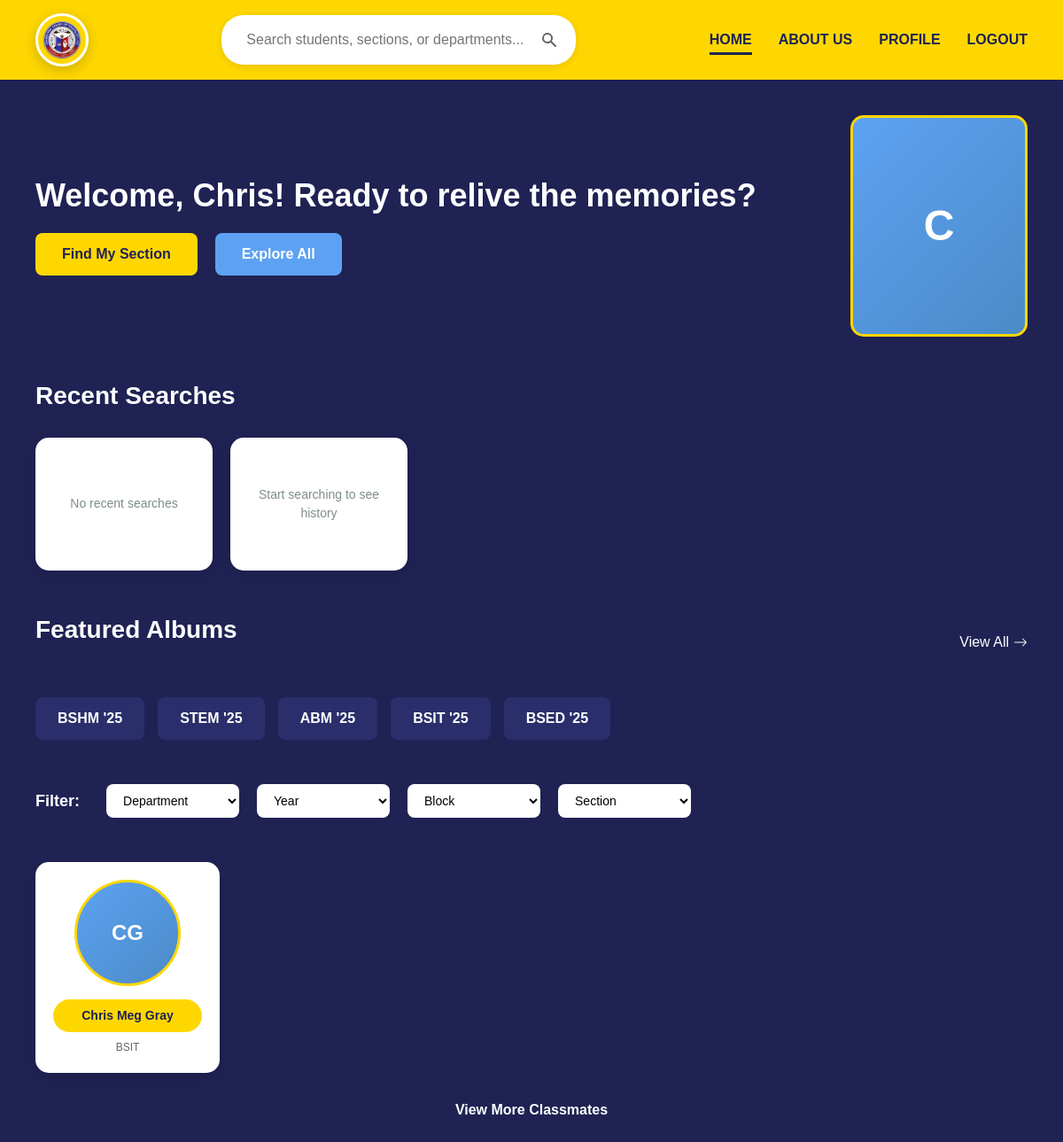
The app's page /student-dashboard/ (signed in), older data.
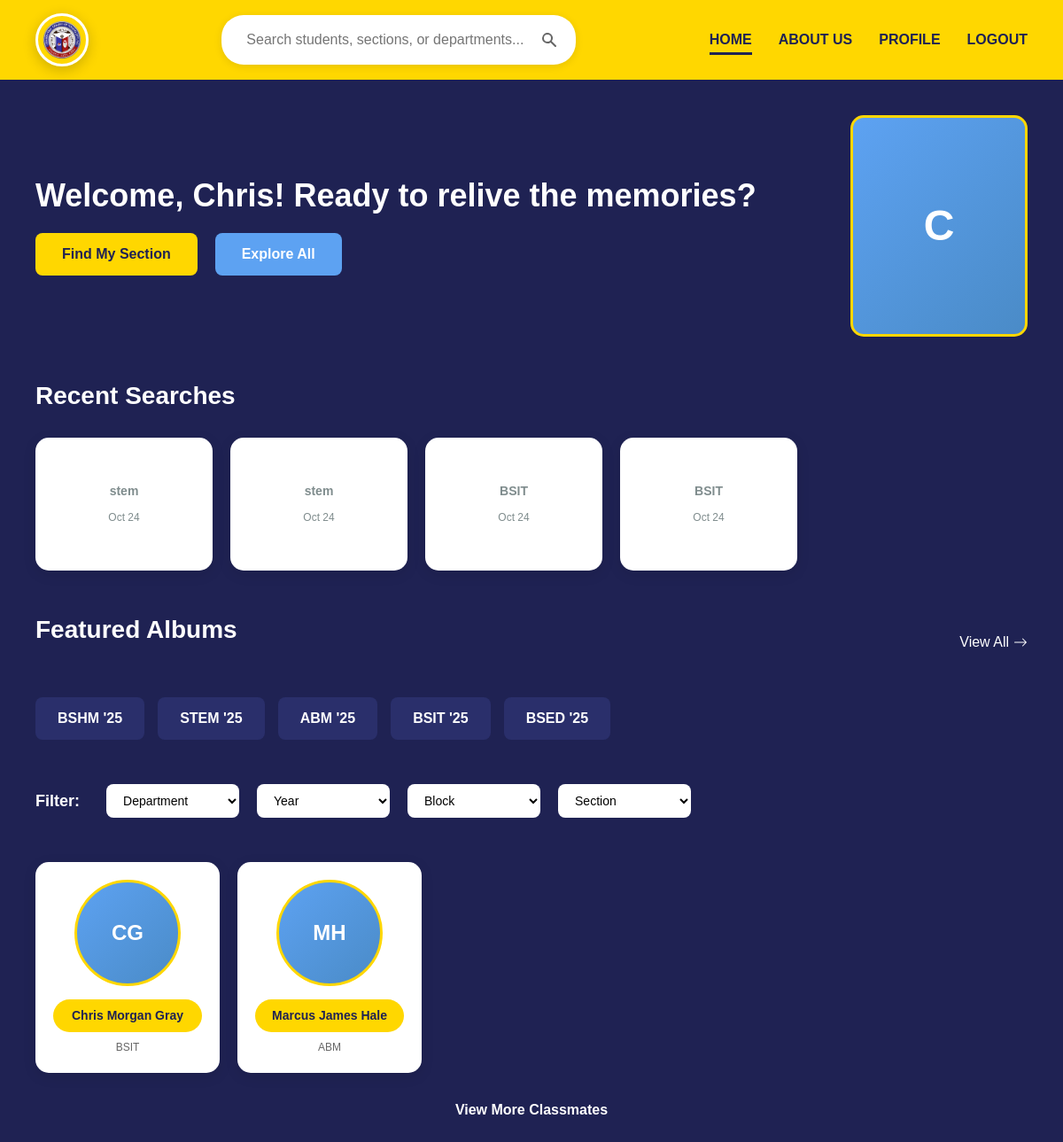
The same page, newer data.
### yearbook/models.py (models this page shows, shortened)
class Student(models.Model):
    DEPARTMENTS = [
        ('BSHM', 'BSHM'),
        ('STEM', 'STEM'),
        ('ABM', 'ABM'),
        ('BSIT', 'BSIT'),
        ('BSED', 'BSED'),
    ]
    YEARS = [
        ('2021', '2021'),
        ('2022', '2022'),
        ('2023', '2023'),
        ('2024', '2024'),
        ('2025', '2025'),
    ]
    user = models.OneToOneField(User, on_delete=models.CASCADE, null=True, blank=True)
    first_name = models.CharField(max_length=100)
    middle_name = models.CharField(max_length=100, blank=True)
    last_name = models.CharField(max_length=100)
    school_id = models.CharField(max_length=50, unique=True)
    email = models.EmailField()
    department = models.CharField(max_length=10, choices=DEPARTMENTS)
    year = models.CharField(max_length=4, choices=YEARS)
    block = models.CharField(max_length=10)
    section = models.CharField(max_length=50)
    profile_photo = models.ImageField(upload_to='profile_photos/', null=True, blank=True)
    achievements = models.TextField(blank=True)
    created_at = models.DateTimeField(default=timezone.now)
    @property
    def full_name(self):
        return f"{self.first_name} {self.middle_name} {self.last_name}".strip()

class SearchHistory(models.Model):
    user = models.ForeignKey(User, on_delete=models.CASCADE)
    search_query = models.CharField(max_length=255)
    search_type = models.CharField(max_length=50, default='student')
    created_at = models.DateTimeField(default=timezone.now)
    class Meta:
        ordering = ['-created_at']
        verbose_name_plural = 'Search Histories'

### yearbook/views.py (the view, shortened to what this page needs)
# urls.py: path('student-dashboard/', views.student_dashboard, name='student_dashboard'),
@login_required
def student_dashboard(request):
    search_query = request.GET.get('search', '')
    department = request.GET.get('department', '')
    year = request.GET.get('year', '')
    block = request.GET.get('block', '')
    section = request.GET.get('section', '')
    try:
        student_profile = Student.objects.get(user=request.user)
    except Student.DoesNotExist:
        student_profile = None
    recent_searches = SearchHistory.objects.filter(user=request.user)[:5]
    students = Student.objects.all()
    if department:
        students = students.filter(department=department)
    if year:
        students = students.filter(year=year)
    if block:
        students = students.filter(block=block)
    if section:
        students = students.filter(section=section)
    paginator = Paginator(students, 12)
    page_number = request.GET.get('page')
    students = paginator.get_page(page_number)
    context = {
        'student_profile': student_profile,
        'students': students,
        'recent_searches': recent_searches,
        'search_query': search_query,
        'department': department,
        'year': year,
        'block': block,
        'section': section,
        'departments': Student.DEPARTMENTS,
        'years': Student.YEARS,
    }
    return render(request, 'yearbook/student_dashboard.html', context)

### yearbook/template/yearbook/student_dashboard.html (shortened to what the changed rows need)
{% load static %}
<!DOCTYPE html>
<html lang="en">
<head>
  <link href="https://cdn.jsdelivr.net/npm/bootstrap@5.3.3/dist/css/bootstrap.min.css" rel="stylesheet">
</head>
<body>
  <div class="main-content">
    <div class="welcome-section">
      <div class="welcome-content">
        <h1 class="welcome-title">Welcome, {{ user.first_name|default:user.username }}! Ready to relive the memories?</h1>
      </div>
    </div>
    <div class="recent-searches">
      <h2 class="section-title">Recent Searches</h2>
      <div class="search-cards">
        {% for search in recent_searches %}
          <div class="search-card" onclick="performSearch('{{ search.search_query }}')">
            <div class="search-card-placeholder">
              <div style="font-weight: bold; margin-bottom: 10px;">{{ search.search_query }}</div>
              <div style="font-size: 12px;">{{ search.created_at|date:"M d" }}</div>
            </div>
          </div>
        {% empty %}
          <div class="search-card">
            <div class="search-card-placeholder">
              <div>No recent searches</div>
            </div>
          </div>
          <div class="search-card">
            <div class="search-card-placeholder">
              <div>Start searching to see history</div>
            </div>
          </div>
        {% endfor %}
      </div>
    </div>
    <div class="featured-albums">
      <div class="albums-header">
        <h2 class="section-title">Featured Albums</h2>
      </div>
    </div>
    {% if students %}
      <div class="students-grid">
        {% for student in students %}
          <div class="student-card" onclick="viewStudent({{ student.id }})">
            {% if student.profile_photo %}
              <img src="{{ student.profile_photo.url }}" alt="{{ student.full_name }}" class="student-photo">
            {% else %}
              <div class="student-photo" style="background: linear-gradient(135deg, #5da2f2, #4a8bc7); display: flex; align-items: center; justify-content: center; color: white; font-weight: bold; font-size: 24px;">
                {% if student.first_name %}{{ student.first_name.0 }}{% endif %}{% if student.last_name %}{{ student.last_name.0 }}{% endif %}
              </div>
            {% endif %}
            <button class="student-name" onclick="event.stopPropagation(); viewStudent({{ student.id }})">{{ student.full_name }}</button>
            <div class="student-department">{{ student.get_department_display }}</div>
          </div>
        {% endfor %}
      </div>
    {% else %}
      <div style="text-align: center; color: white; font-size: 18px; padding: 40px;">
        <p>No students found matching your search criteria.</p>
      </div>
    {% endif %}
  </div>
</body>
</html>

Row changes from the older to the newer data that the page shows:
added SearchHistory: search_query "stem", created_at "Oct 24"
added SearchHistory: search_query "stem", created_at "Oct 24"
added SearchHistory: search_query "BSIT", created_at "Oct 24"
added SearchHistory: search_query "BSIT", created_at "Oct 24"
changed Student "BSIT": full_name "Chris Meg Gray" → "Chris Morgan Gray"
added Student: first_name.0 "M", last_name.0 "H", full_name "Marcus James Hale", department "ABM"
Text that changed along with them:
text no longer shown: "No recent searches Start searching to see history"
